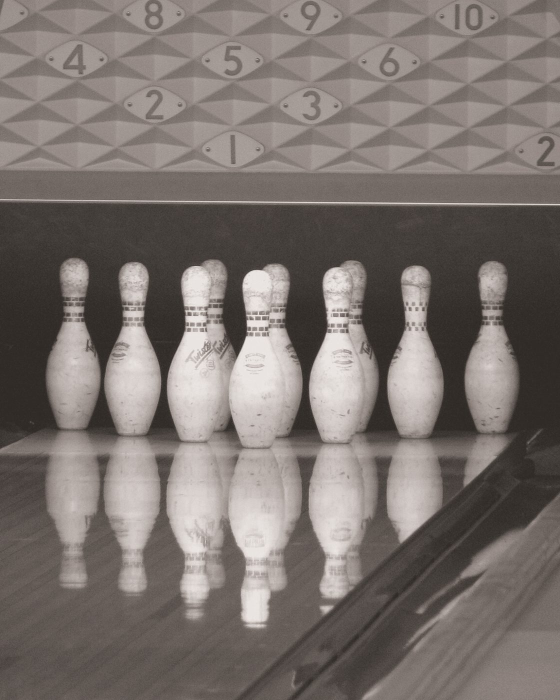
#> input picture src/foto/r/birilli.jpg, 1120 x 1400 px, given in place of mattia-de-luca.jpg, which was not available (shown at 1/2 size)
$ python tratta-foto.py
#> lines starting #> are read from the running program, lines starting #| are printed output that depends on the picture; pictures that were not available may be replaced by others from this repository, and a replacement may not be noted
#> further down, im is the input picture: PIL image 1120x1400 RGB; mean R, G, B 123, 114.9, 110.5
"""Trattamento unico delle foto del sito (redesign del 16/10/2026, docs/design-racconto.md).

Bicromia inchiostro e carta rosa, grana leggera, taglio fisso. Gli originali stanno in assets/
(fuori dal repo), le copie trattate in src/foto/r/. Uso: python scripts/tratta-foto.py
"""
import random
from PIL import Image, ImageOps, ImageFilter

INCHIOSTRO = (43, 38, 34)
CARTA = (241, 235, 232)

# nome: (sorgente, rapporto larghezza/altezza, punto del taglio 0-1 orizzontale, verticale)
FOTO = {
    'ritratto': ('public/mattia-de-luca.jpg', 4 / 5, 0.5, 0.25),
    'ritratto-alto': ('public/mattia-de-luca.jpg', 2 / 3, 0.5, 0.0),
    'birilli': ('assets/bowling-pins-1503751581.jpg', 4 / 5, 0.5, 0.6),
    'pista': ('assets/20241018-4-5-7-spare-conversion-ten-poster.jpg', 3 / 2, 0.5, 0.5),
    'insegna': ('assets/terrace-lanes-frederick-md2.jpg', 3 / 2, 0.5, 0.5),
    'telefonista': ('assets/09-02-1950-08068-telefoniste.jpg', 4 / 5, 0.6, 0.4),
    'centralino': ('assets/wac-telephone-switchboard-operators.jpg', 3 / 2, 0.5, 0.5),
    'manubri': ('assets/dumbells-and-free-weights-in-a-gym.jpg', 4 / 5, 0.45, 0.6),
    'rocca': ('assets/vignola-rocca-di-vignola-2025-09-05.jpg', 4 / 5, 0.7, 0.5),
    'ciliegie': ('assets/cherries-of-vignola-9062500716.jpg', 4 / 5, 0.5, 0.5),
    'registratore': ('assets/national-cash-register-1918.jpg', 4 / 5, 0.5, 0.5),
    'riunione': ('assets/meeting-of-the-niagara-frontier-regional-committee.jpg', 3 / 2, 0.5, 0.5),
    'post-it': ('assets/sticky-notes-on-the-wall-of-the.jpg', 4 / 5, 0.4, 0.5),
    'savignano': ('assets/savignano-sul-panaro-castello-di-savignano-202209141607.jpg', 4 / 5, 0.33, 0.5),
    'spilamberto': ('assets/servizio-fotografico-spilamberto-1976.jpg', 4 / 5, 0.62, 0.5),
    'vignola': ('assets/servizio-fotografico-vignola-1976.jpg', 4 / 5, 0.5, 0.5),
    'frutteti': ('assets/servizio-fotografico-vignola-1976-2.jpg', 3 / 2, 0.5, 0.6),
    'carta-da-parati': ('assets/sample-book-the-larkin-wallpaper-book-no.jpg', 3 / 2, 0.5, 0.5),
}
LATO = 1400
# Ritagli fatti a mano sull'originale (sinistra, alto, destra, basso)
RITAGLI = {'volto': ('public/mattia-de-luca.jpg', (390, 380, 830, 820))}


def taglia(im: Image.Image, rapporto: float, cx: float, cy: float) -> Image.Image:
#> called with rapporto = 0.8, cx = 0.5, cy = 0.25
    w, h = im.size
#> w = 1120; h = 1400
    if w / h > rapporto:
        nw, nh = int(h * rapporto), h
    else:
        nw, nh = w, int(w / rapporto)
#> nw = 1120; nh = 1400
    x = int((w - nw) * cx)
#> x = 0
    y = int((h - nh) * cy)
#> y = 0
    return im.crop((x, y, x + nw, y + nh))


def bicromia(im: Image.Image) -> Image.Image:
    grigio = ImageOps.autocontrast(ImageOps.grayscale(im), cutoff=1)
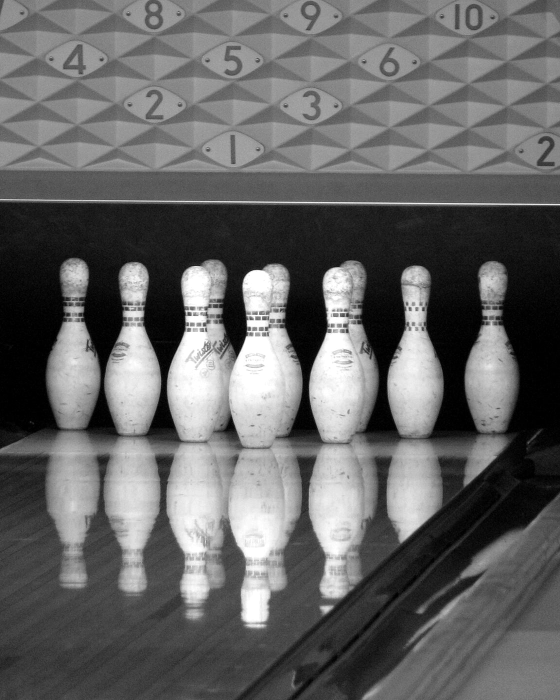
#> grigio: PIL image 1120x1400 L (shown at 1/2 size); min 0, max 255, mean 100.9
    colore = ImageOps.colorize(grigio, black=INCHIOSTRO, white=CARTA, mid=(150, 138, 133))
    random.seed(16)
    rumore = Image.effect_noise(colore.size, 22).filter(ImageFilter.GaussianBlur(0.4))
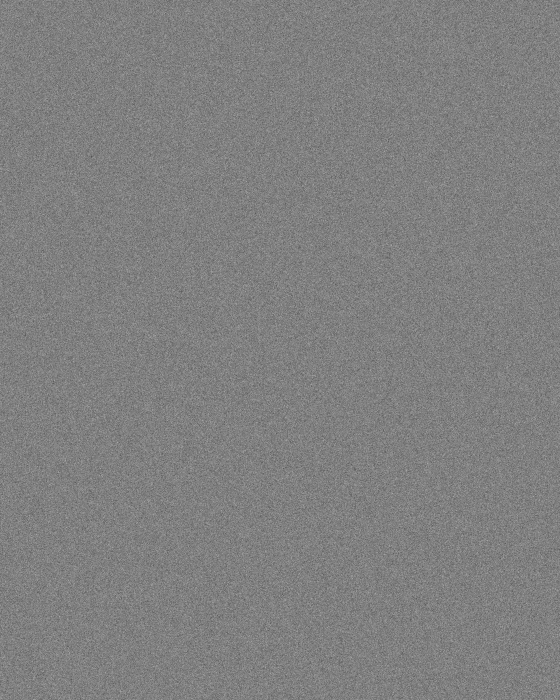
#> rumore: PIL image 1120x1400 L (shown at 1/2 size); min 47, max 205, mean 127.5
    grana = Image.merge('RGB', (rumore, rumore, rumore))
    return Image.blend(colore, grana, 0.06)


for nome, (sorgente, rapporto, cx, cy) in FOTO.items():
    im = Image.open(sorgente).convert('RGB')
    im = taglia(im, rapporto, cx, cy)
    im.thumbnail((LATO, LATO))
    bicromia(im).save(f'src/foto/r/{nome}.jpg', quality=82, optimize=True, progressive=True)
    print(nome, im.size)
#| ritratto (1120, 1400)
#> pass 3 of the loop `for nome, (sorgente, rapporto, cx, cy) in FOTO.items():`:
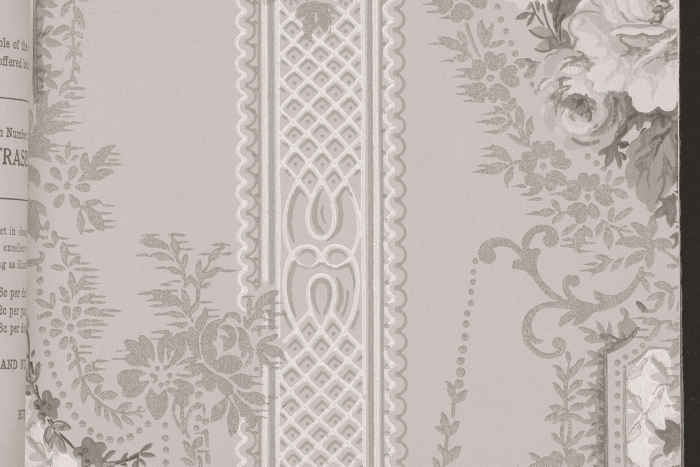
#> input picture src/foto/r/carta-da-parati.jpg, 1400 x 933 px, given in place of bowling-pins-1503751581.jpg, which was not available (shown at 1/2 size)
#> im is the input picture: PIL image 1400x933 RGB; mean R, G, B 190, 181.3, 177.9
#> grigio: PIL image 746x933 L
#> in bicromia (call 3), `colore = ImageOps.colorize(grigio, black=INCHIOSTRO, white=CARTA, mid=..`:
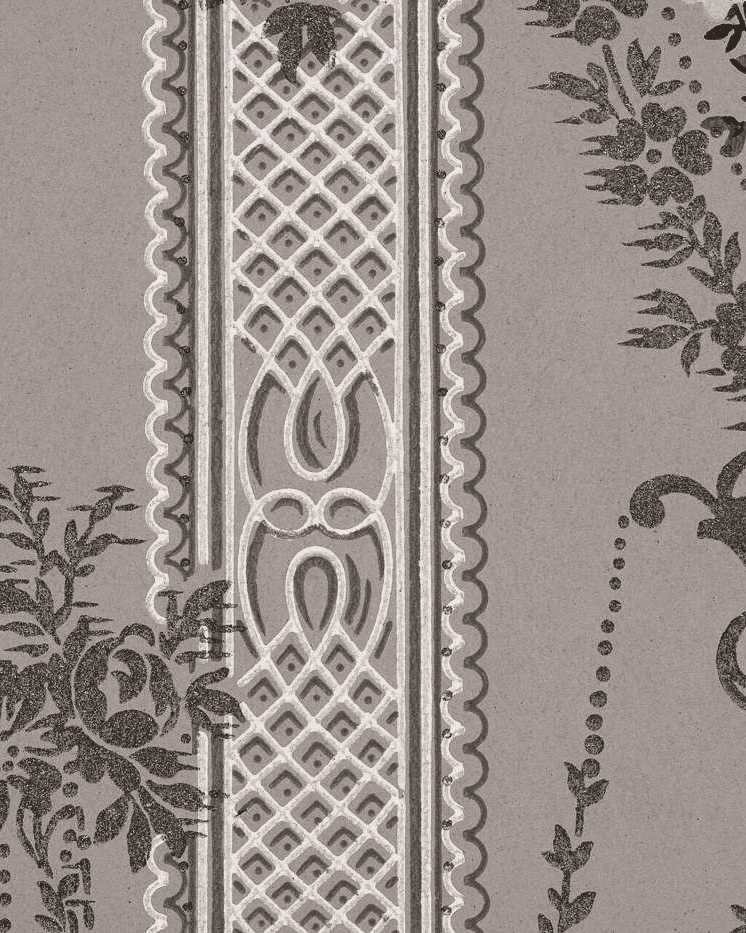
#> colore: PIL image 746x933 RGB; mean R, G, B 153.1, 143, 138.6
#> in bicromia (call 3), `rumore = Image.effect_noise(colore.size, 22).filter(ImageFilter.Gaussi..`:
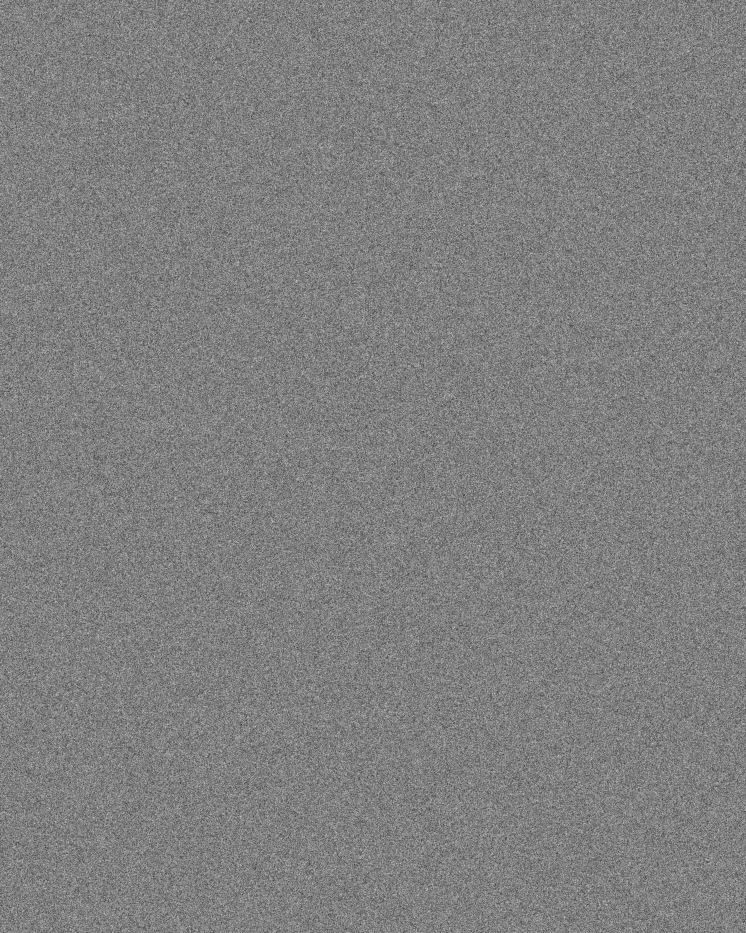
#> rumore: PIL image 746x933 L; min 50, max 204, mean 127.5
#> grana: PIL image 746x933 RGB
#| birilli (746, 933)
#> (the run stopped early here; a loop or call above may not have finished)
